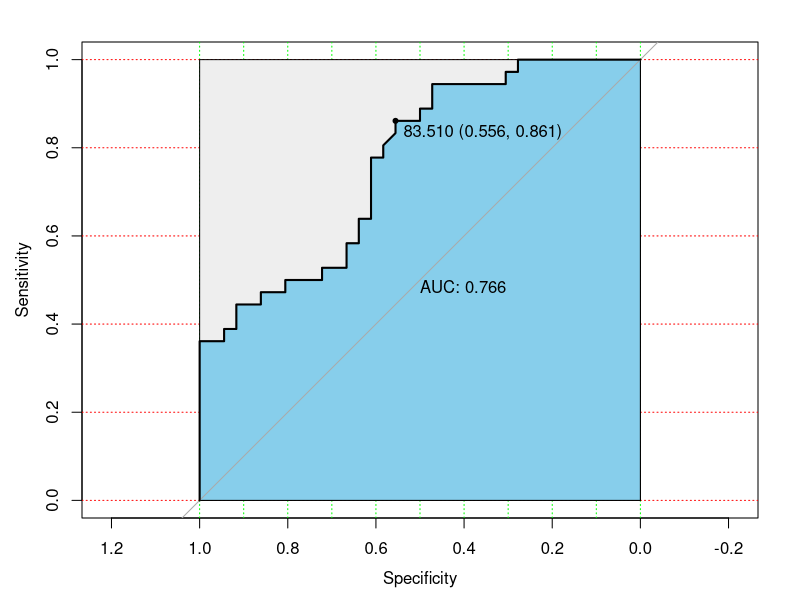

R code for this plot: (Note: this script raises an error after producing the figure.)
library(pROC)
library(ggplot2)
setwd("/Users/congliu/prs_R/ROC_plot")
data <- read.table(file = "ROC_plot_input.txt", header = T, sep = "\t", row.names = 1)

#colnames(data)[2]
rocobj1 <- roc(data[,1], data[,2])
auc(rocobj1)
# plot(rocobj1)
# plot(rocobj1, print.auc=TRUE, auc.polygon=TRUE, grid=c(0.1, 0.2), max.auc.polygon=TRUE,
#      auc.polygon.col="skyblue", print.thres=TRUE)


plot(rocobj1, print.auc=TRUE, auc.polygon=TRUE, partial.auc=c(1, 0.8),
     partial.auc.focus="sp", grid=c(0.1, 0.2), grid.col=c("green", "red"),
     max.auc.polygon=TRUE, auc.polygon.col="skyblue", print.thres=TRUE)


mycoords <- coords(rocobj1, "all")
plot(mycoords["threshold",], mycoords["specificity",], type="l", 
     col="red", xlab="Cutoff", ylab="Performance")
lines(mycoords["threshold",], mycoords["sensitivity",], type="l", 
      col="blue")
legend(100, 0.4, c("Specificity", "Sensitivity"), 
       col=c("red", "blue"), lty=1)
best.coords <- coords(rocobj1, "best", best.method="youden", transpose = FALSE)
abline(v=best.coords["threshold"], lty=2, col="grey")
abline(h=best.coords["specificity"], lty=2, col="red")
abline(h=best.coords["sensitivity"], lty=2, col="blue")
